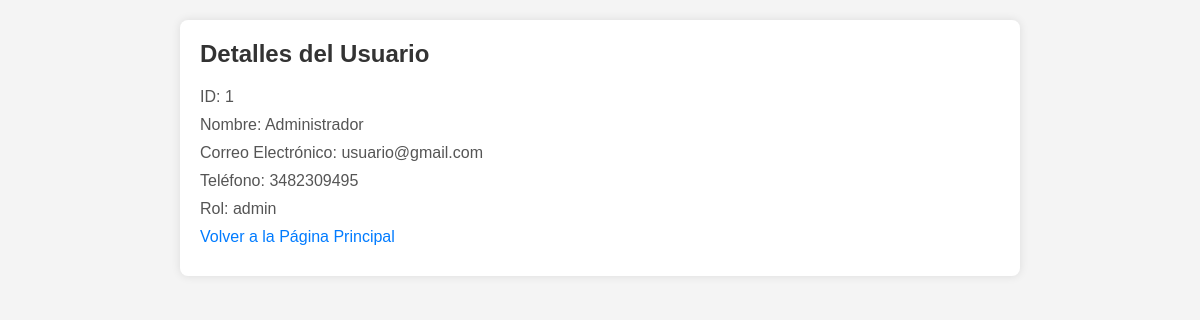
Page /admin/crear_usuarios.php?id=1 (signed in) on the committed database.
### tables this page shows
CREATE TABLE `usuarios` (
  `id` int(11) NOT NULL,
  `nombre` varchar(255) NOT NULL,
  `correo` varchar(255) NOT NULL,
  `telefono` varchar(20) DEFAULT NULL,
  `contrasena` varchar(255) NOT NULL,
  `rol` varchar(255) NOT NULL
);

### admin/crear_usuarios.php (the view, shortened to what this page needs)
<?php
require_once 'config.php';
$usuario_id = $_GET['id'];
try {
    $stmtUsuario = $conn->prepare("SELECT * FROM usuarios WHERE id = ?");
    $stmtUsuario->bind_param("i", $usuario_id);
    $stmtUsuario->execute();
    $usuario = $stmtUsuario->get_result()->fetch_assoc();
} catch (Exception $e) {
    echo "Error al consultar la base de datos: " . $e->getMessage();
    exit();
}
?>
<!DOCTYPE html>
<html lang="es">
<head>
    <link rel="stylesheet" href="estilos.css">
</head>
<body>
    <div class="container">
        <h2>Detalles del Usuario</h2>
        <?php
        if ($usuario) {
            echo "<p>ID: {$usuario['id']}</p>";
            echo "<p>Nombre: {$usuario['nombre']}</p>";
            echo "<p>Correo Electrónico: {$usuario['correo']}</p>";
            if (isset($usuario['telefono'])) {
                echo "<p>Teléfono: {$usuario['telefono']}</p>";
            }
            if (isset($usuario['rol'])) {
                echo "<p>Rol: {$usuario['rol']}</p>";
            }
        } else {
            echo "<p>No se encontró información del usuario.</p>";
        }
        ?>
        <p><a href="index.php">Volver a la Página Principal</a></p>
    </div>
</body>
</html>

### estilos.css (style rules this page uses)
body, h1, h2, p, ul, li, form, input, select, table { margin: 0; padding: 0; }
body { font-family: 'Arial', sans-serif; background-color: #f8f8f8; color: #333; }
.container { width: 100%; max-width: 1200px; margin: 0 auto; padding: 20px; text-align: left; }
h1, h2, h3 { color: #0066cc; margin-bottom: 20px; }
a { color: #0066cc; }

### admin/crear_usuarios.php (style rules this page uses)
body { font-family: 'Arial', sans-serif; background-color: #f4f4f4; margin: 0; padding: 0; }
.container { max-width: 800px; margin: 20px auto; background-color: #fff; padding: 20px; border-radius: 8px; box-shadow: 0 0 10px rgba(0, 0, 0, 0.1); }
h2 { color: #333; }
p { color: #555; margin-bottom: 10px; }
a { color: #007bff; text-decoration: none; }

### rows in the picture
usuarios: id "1", nombre "Administrador", correo "usuario@gmail.com", telefono "3482309495", rol "admin"
